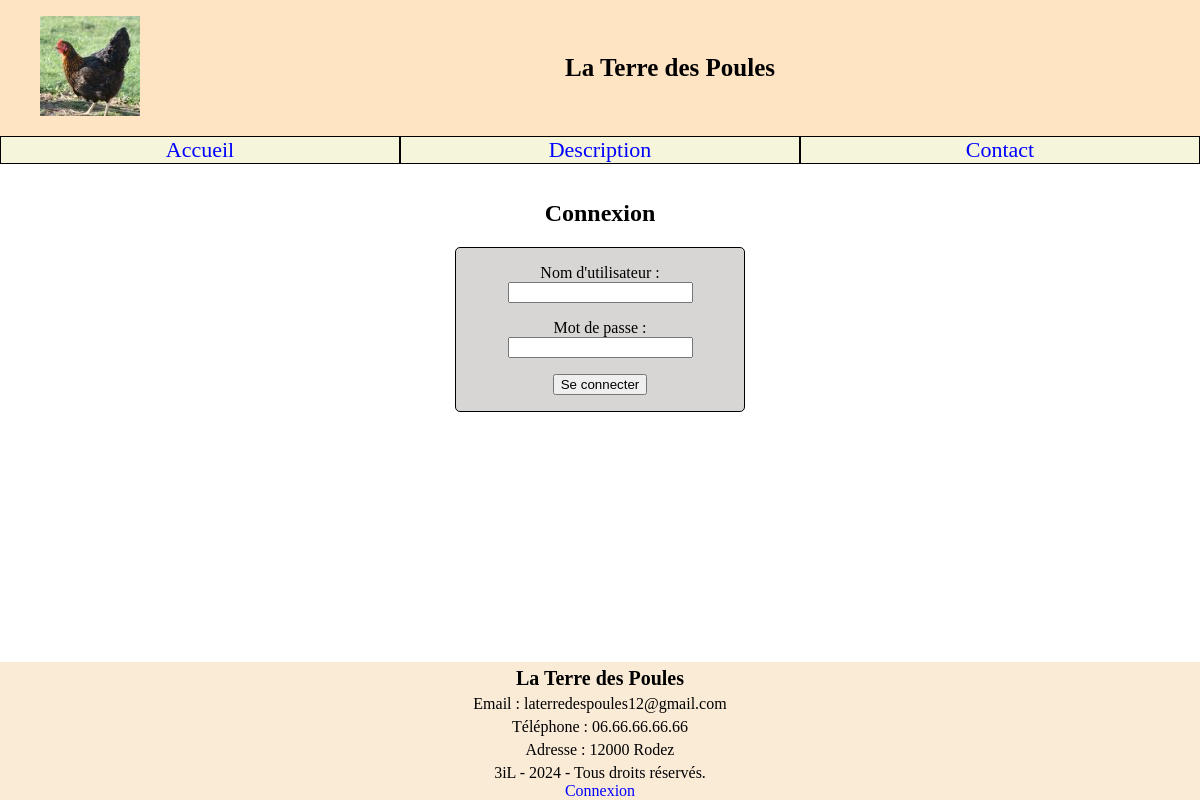
The app's page /SitePoules/administration/administration.php with its own data.
### tables this page shows
CREATE TABLE `contact` (
  `id` int(11) NOT NULL,
  `nom` varchar(255) NOT NULL,
  `email` varchar(255) NOT NULL,
  `telephone` varchar(255) NOT NULL,
  `adresse` varchar(255) NOT NULL
);

### SitePoules/structurePages/footerContact.php (the view)
<?php
echo "<footer id='footer'>";
$query = "SELECT nom, email, telephone, adresse FROM contact";
$result = $conn->query($query);
while ($row = $result->fetch_assoc()) {
    echo "<div id='contact-footer'>"
        . "<p id='nom'>" . htmlspecialchars($row['nom']) . "</p>"
        . "<p>Email : " . htmlspecialchars($row['email']) . "</p>"
        . "<p>Téléphone : " . htmlspecialchars($row['telephone']) . "</p>"
        . "<p>Adresse : " . htmlspecialchars($row['adresse']) . "</p>"
        . "</div>";
}
echo "3iL - 2024 - Tous droits réservés." ;
if (isset($_SESSION['userId'])) {
    echo "<a href='../administration/deconnexion.php'>Deconnexion</a>";
} else {
    echo "<a href='../administration/administration.php'>Connexion</a>";
}
echo "</footer>";

### SitePoules/administration/administration.php (shortened to what this page needs)
<!DOCTYPE html>
<html lang="fr">
<?php require_once("../structurePages/head.php");
require "../connexionBDD.php";
?>
<body>
	<?php require_once("../structurePages/header.php"); ?>
	<link href="../css/form.css" rel="stylesheet" />
	<section>
		<h2>Connexion</h2>
		<form action="dashboardAdministrateur.php" method="post" id="connexion-form" class="form" autocomplete="off">
			<label for="username">Nom d'utilisateur : </label>
			<input type="text" name="username" id="username" required />
			<label for="pwd">Mot de passe : </label>
			<input type="password" name="pwd" id="pwd" required />
			<input type="submit" value="Se connecter" id="login-btn" />
		</form>
	</section>
	<?php include "../structurePages/footerContact.php" ?>
</body>
</html>

### SitePoules/structurePages/head.php (shortened to what this page needs)
<head>
    <link href="../css/polices.css" rel="stylesheet"/>
    <link href="../css/style.css" rel="stylesheet"/>
    <link href="../css/form.css" rel="stylesheet"/>
    <link href="../css/mediaQueries.css" rel="stylesheet" />
    <link href="../css/print.css" media="print" rel="stylesheet"/>
</head>

### SitePoules/structurePages/header.php (shortened to what this page needs)
<header>
    <div id="banner">
        <figure>
            <img src="../img/header.jpg" alt="Poule Harco" height="100" width="100" />
        </figure>
        <h1>La Terre des Poules</h1>
    </div>
    <?php
    $menuItems = [
        'Accueil' => '../index.php',
        'Description' => '../description/description.php',
        'Contact' => '../contact/contact.php',
    ];
    if (isset($_SESSION['userId'])) {
        $menuItems['Deconnexion'] = "../administration/deconnexion.php";
    } else {
        $menuItems['Connexion'] = '../administration/administration.php';
    }
    ?>
    <nav id="menu">
        <?php foreach ($menuItems as $label => $url):
            if (basename($_SERVER['PHP_SELF']) != basename($url)):
                ?>
                <a href="<?php echo $url; ?>" class="menu-item"><?php echo $label; ?></a>
            <?php endif;
        endforeach; ?>
    </nav>
</header>

### SitePoules/css/polices.css (style rules this page uses)
h1, h2, h3 { display: flex; }
h1 { align-items: center; font-size: 25px; width: 100%; justify-content: center; }
h2, h3 { justify-content: center; }

### SitePoules/css/style.css (style rules this page uses)
#banner, #footer, #menu, .menu-item, body { display: flex; }
#banner { justify-content: left; background-color: bisque; }
#menu, .burger-menu { background-color: beige; }
figure { margin-right: 0; }
a { text-decoration: none; color: #00f; }
#menu { font-size: 22px; }
.menu-item { width: 50rem; border: 1px solid #000; justify-content: center; }
#footer { min-height: 60px; justify-content: center; flex-direction: column; font-size: 16px; background-color: #faebd7; align-items: center; }
section { flex: 1; margin: 1rem; }
body { min-height: 100vh; margin: 0; flex-direction: column; }
#contact-footer { text-align: center; }
#contact-footer p { margin: 5px 0; }
#nom { font-weight: 700; font-size: 20px; }

### SitePoules/css/form.css (style rules this page uses)
#pwd, #username { margin-bottom: 1rem; }
.form { display: flex; flex-direction: column; align-items: center; border: 1px solid #000; padding: 1rem; border-radius: 5px; width: 16rem; margin: 0 auto; background-color: #d8d5d5; }
#login-btn { max-width: 8rem; }

### SitePoules/css/mediaQueries.css (style rules this page uses)
@media (min-width: 769px) { #menu { display: flex; flex-direction: row; background-color: beige; } }

### records on screen
contact: nom "La Terre des Poules", email "laterredespoules12@gmail.com", telephone "06.66.66.66.66", adresse "12000 Rodez"

### other values on screen
$label "Accueil"
$label "Description"
$label "Contact"
